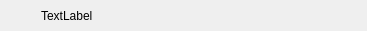
<?xml version="1.0" encoding="UTF-8"?>
<ui version="4.0">
 <class>QSyncItemWidget</class>
 <widget class="QWidget" name="QSyncItemWidget">
  <property name="geometry">
   <rect>
    <x>0</x>
    <y>0</y>
    <width>367</width>
    <height>31</height>
   </rect>
  </property>
  <property name="windowTitle">
   <string>Form</string>
  </property>
  <property name="styleSheet">
   <string notr="true">#bSyncOptions, #bSyncState, #bReveal
{
	border: none;
}</string>
  </property>
  <layout class="QHBoxLayout" name="horizontalLayout">
   <property name="topMargin">
    <number>0</number>
   </property>
   <property name="bottomMargin">
    <number>0</number>
   </property>
   <item>
    <widget class="QPushButton" name="bSyncState">
     <property name="minimumSize">
      <size>
       <width>16</width>
       <height>16</height>
      </size>
     </property>
     <property name="maximumSize">
      <size>
       <width>16</width>
       <height>16</height>
      </size>
     </property>
     <property name="text">
      <string/>
     </property>
     <property name="icon">
      <iconset>
       <normalon>:/images/ic_two_way_sync.png</normalon>
      </iconset>
     </property>
     <property name="flat">
      <bool>true</bool>
     </property>
    </widget>
   </item>
   <item>
    <widget class="QWidget" name="wSyncName" native="true">
     <property name="maximumSize">
      <size>
       <width>275</width>
       <height>16777215</height>
      </size>
     </property>
     <layout class="QHBoxLayout" name="horizontalLayout_2">
      <property name="spacing">
       <number>3</number>
      </property>
      <property name="leftMargin">
       <number>0</number>
      </property>
      <property name="topMargin">
       <number>0</number>
      </property>
      <property name="rightMargin">
       <number>0</number>
      </property>
      <property name="bottomMargin">
       <number>0</number>
      </property>
      <item>
       <widget class="QLabel" name="lSyncName">
        <property name="minimumSize">
         <size>
          <width>0</width>
          <height>0</height>
         </size>
        </property>
        <property name="maximumSize">
         <size>
          <width>16777215</width>
          <height>16777215</height>
         </size>
        </property>
        <property name="text">
         <string>TextLabel</string>
        </property>
       </widget>
      </item>
      <item>
       <widget class="QPushButton" name="bReveal">
        <property name="minimumSize">
         <size>
          <width>24</width>
          <height>24</height>
         </size>
        </property>
        <property name="maximumSize">
         <size>
          <width>24</width>
          <height>24</height>
         </size>
        </property>
        <property name="text">
         <string/>
        </property>
        <property name="icon">
         <iconset>
          <normalon>:/images/showinfolder_greyed.png</normalon>
         </iconset>
        </property>
        <property name="iconSize">
         <size>
          <width>24</width>
          <height>24</height>
         </size>
        </property>
        <property name="flat">
         <bool>true</bool>
        </property>
       </widget>
      </item>
      <item>
       <spacer name="horizontalSpacer">
        <property name="orientation">
         <enum>Qt::Horizontal</enum>
        </property>
        <property name="sizeHint" stdset="0">
         <size>
          <width>40</width>
          <height>20</height>
         </size>
        </property>
       </spacer>
      </item>
     </layout>
    </widget>
   </item>
   <item>
    <widget class="QPushButton" name="bSyncOptions">
     <property name="minimumSize">
      <size>
       <width>24</width>
       <height>24</height>
      </size>
     </property>
     <property name="maximumSize">
      <size>
       <width>24</width>
       <height>24</height>
      </size>
     </property>
     <property name="text">
      <string/>
     </property>
     <property name="icon">
      <iconset>
       <normalon>:/images/ic_options.png</normalon>
      </iconset>
     </property>
     <property name="iconSize">
      <size>
       <width>24</width>
       <height>24</height>
      </size>
     </property>
     <property name="flat">
      <bool>true</bool>
     </property>
    </widget>
   </item>
  </layout>
 </widget>
 <resources/>
 <connections/>
</ui>
